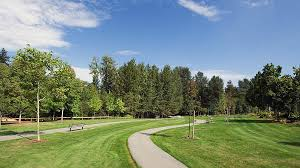
#> input picture 2. Dominant Color/Images/park.jfif, 300 x 168 px
$ jupyter execute 'Dominant Color.ipynb'
#> lines starting #> are read from the running program, lines starting #| are printed output that depends on the picture
[cell 1]
import cv2
import numpy as np
from sklearn.cluster import KMeans
import matplotlib.pyplot as plt
import matplotlib.image as mpimg

def find_percentage(clf):
    labels = np.arange(0, len(np.unique(clf.labels_)) + 1)
    values, _ = np.histogram(clf.labels_, bins=labels)
    percent = (values/values.sum())*100

    return percent

[cell 2]
image = cv2.imread('Images/park.jfif')
#> image is the input picture: shape (168, 300, 3); mean B, G, R 123.1, 136.9, 119.7

#Display orignal image
img=mpimg.imread('Images/park.jfif')
print('The orignal image is')
imgplot = plt.imshow(img)
plt.axis('off')
plt.show()

bgr = cv2.cvtColor(image, cv2.COLOR_BGR2RGB)
k = int(input('Enter the number of clusters you want for this image: '))
#> the answer given: 3

img = bgr.reshape((bgr.shape[0] * bgr.shape[1], 3))
clf = KMeans(n_clusters=k)
clf.fit(img)
percentages = find_percentage(clf)
print(f'The percentage probability of the colors are: {percentages}')

maxi = 0
for i,val in enumerate(percentages):
    if val > maxi:
        index = i
        maxi = val

color = clf.cluster_centers_[index]
color /= color.sum() #to show in matplotlib, we need ratios
plt.title('Dominant Color')
plt.bar(1, 2, color=tuple(color))
plt.axis('off')
plt.gcf().set_size_inches(5,1)
plt.show()
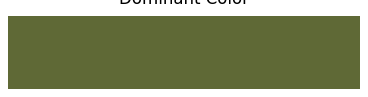
#> figure drawn by matplotlib, 1 panel


clf = KMeans(n_clusters=k)
clf.fit(img)
percentages = find_percentage(clf)

maxi = 0
for i,val in enumerate(percentages):
    if val > maxi:
        index = i
        maxi = val

color = clf.cluster_centers_[index]
print(color)
min_index = np.argmin(color)
max_index = np.argmax(color)
for i, x in np.ndenumerate(color):
    if i == min_index:
        if x < 40:
            color[i] = x - x*0.1
        elif x < 100:
            color[i] = x - x*0.25
        elif x < 220:
            color[i] = x - x*0.7
    elif i == max_index:
        if x < 100:
            color[i] = x + x*0.7
        elif x < 150:
            color[i] = x + x*0.3
        elif x < 220:
            color[i] = x + x*0.1

x = color.astype(int)
res = tuple(x)
hexcode = '#%02x%02x%02x' % res
print(f'The HEX code of the color selected is: {hexcode}')
color /= color.sum()
plt.title('Modified Dominant Color')
plt.bar(1, 2, color=tuple(color))
plt.axis('off')
plt.gcf().set_size_inches(5,1)
plt.show()
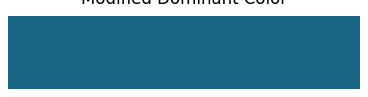
#> figure drawn by matplotlib, 1 panel

$ run again, with 2. Dominant Color/Images/ipl.JPG saved as 2. Dominant Color/Images/park.jfif
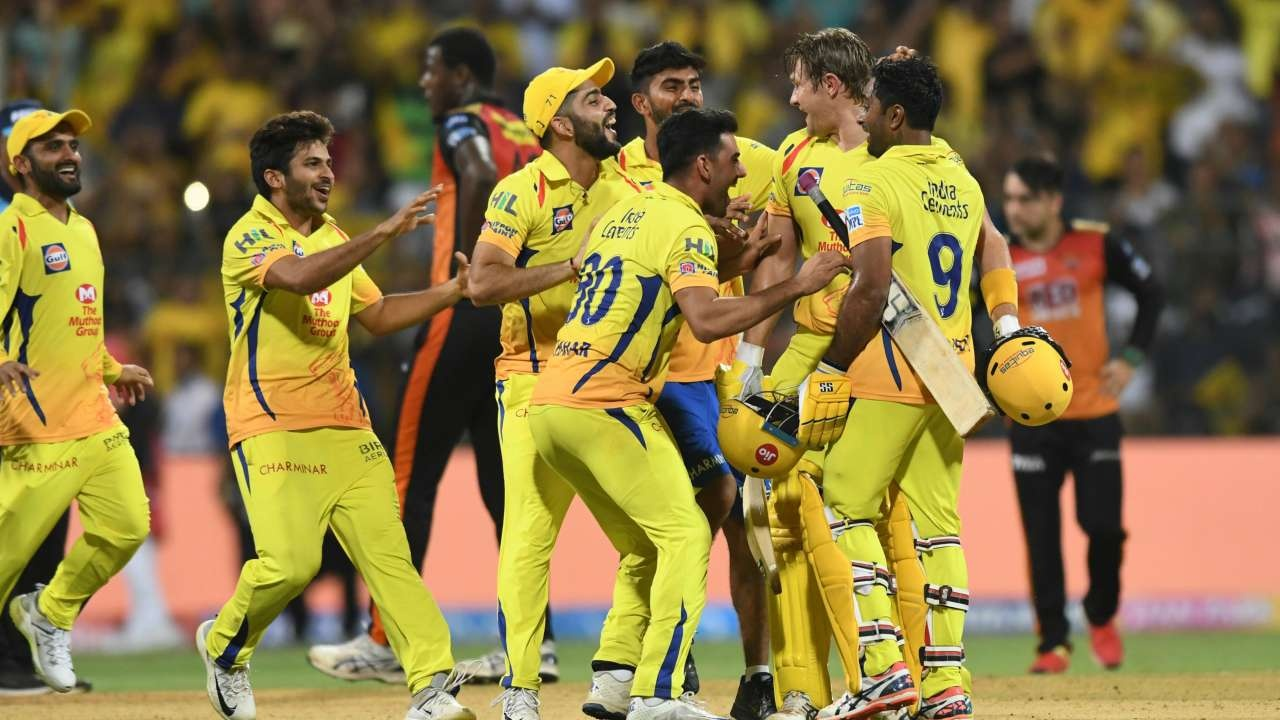
#> input picture 2. Dominant Color/Images/ipl.JPG, 1280 x 720 px
#> image is the input picture: shape (720, 1280, 3); mean B, G, R 68.1, 121.4, 140.2
#> `plt.show()`:
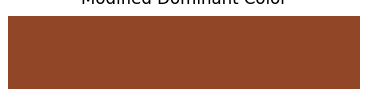
#> figure drawn by matplotlib, 1 panel
